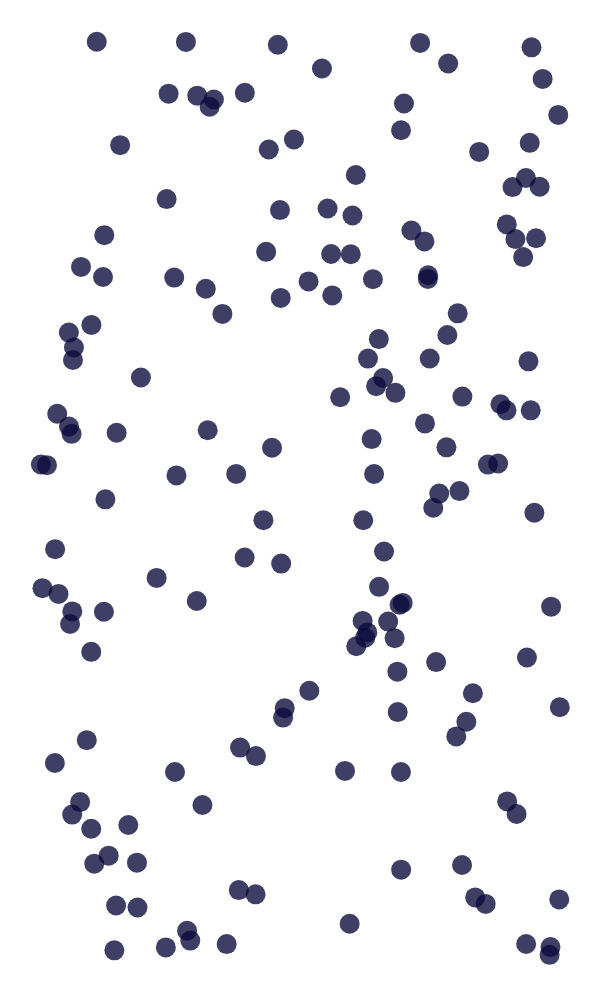
Frame 1 (no input)
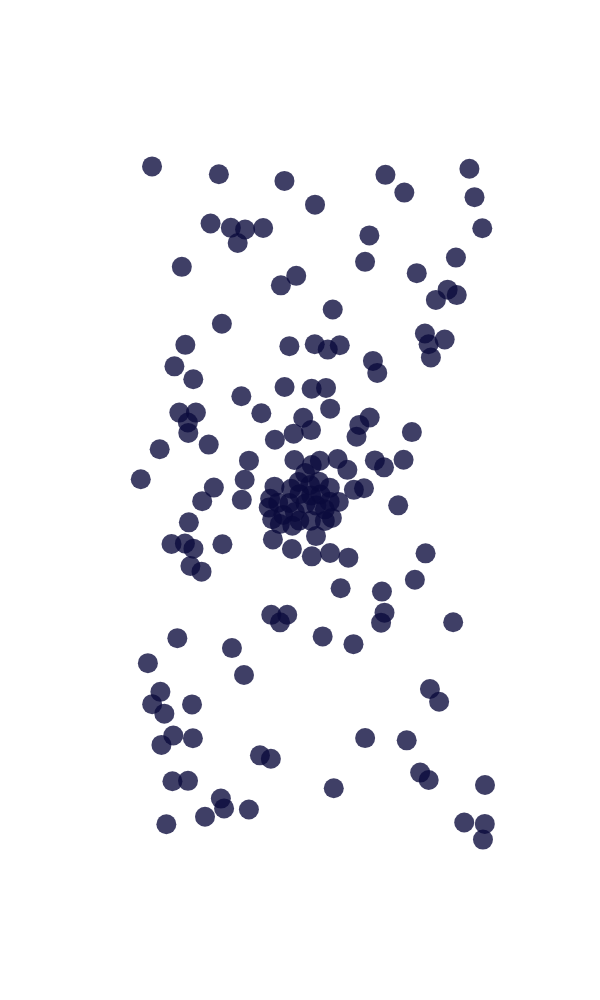
Frame 60 (no input)
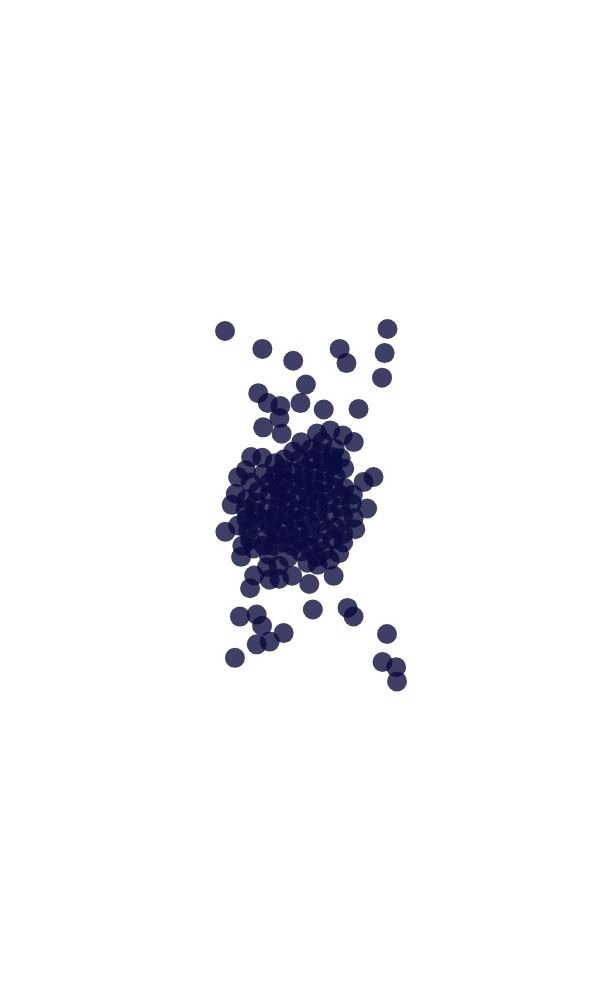
Frame 120 (the mouse pressed at the canvas centre since frame 60)

The p5.js sketch that drew these frames (run headless with seeded random() and noise() and a simulated clock; from frame 60 on, the mouse is pressed at the canvas centre):

// p5.js sketch
// ── sketch.js
// Grösse der Particles
let size = 20;

// Anzahl der Particles
let particles_count = 160;

// Array für eine Mehrzahl von Arrays
let particles = [];

// Definieren der verschiedenen Anziehungspunkte
let attractor1;
let attractor2;
let attractor3;
let attractor4;
let attractor5;
let attractor6;



function setup() {
  createCanvas(600, 1000);

  angleMode(DEGREES);

  // Erstellen des Anziehungspunktes
  attractor1 = createVector(width/2, height/2);
  attractor2 = createVector(width/2, height/3);
  attractor3 = createVector(width/2, height/3*2);
  attractor4 = createVector(width/2, height/4*3);
  attractor5 = createVector(width/2, height/4*2);
  attractor6 = createVector(width/2, height/4);

  // Array für Particles
  for(let i = 0; i < particles_count; i++){
    let p = new Particle(random(40,width-40), random(40,height-40), 0, 0);
    particles.push(p);
  }
}

function draw() {
  background(255);

  // Zeichnet Particles neu, so dass sie sich bewegen
  for(let i = 0; i < particles.length; i++){
    particles[i].update();
    particles[i].display();
  }

  // Doppelte for-Schleife zum überprüfen des jetzigen Partikels mit allen vorherigen --> Um Collisions-Effekt zu erstellen
  for(let k = 0; k < 10; k++){
    for(let i = 0; i < particles.length; i++){
      for(let j = i + 1; j < particles.length; j++){
        particles[i].collision(particles[j]);
      }
    }
  }
}


// Wie ist der Aufbau einer Instantz , Was ist darin enthalten 
class Particle{

  // constructor --> Fixe Funktion einer Klasse (wird automatisch ausgeführt)
  constructor(x, y, vx, vy){
    this.pos = createVector(x, y);
    this.vel = createVector(vx, vy);
    // Radius für Collision
    this.r = (size/2) - 5;
    // Beschleunigung
    this.acc = createVector(0,0.01);
    this.color = color(10,10,60, 200);

    // setzen des attractors, um ihn später zu ändern
    this.attractor = attractor1;

  }

  collision(other){
    // Berechnung der Richtung anhand der Position des Partikels und des Anziehungspunkts
    let direction = p5.Vector.sub(this.pos, other.pos);

    // berechnet die Länge des Vektors 
    let d = direction.mag();

    // kleinste Distanz für Collision
    let minDist = this.r + other.r;
    
    // Wenn übereinander werden sie abgestossen
    if(d < minDist){
      if(d === 0){
        direction = p5.Vector.random2D();
      } else {
        direction.normalize();
      }

      // Grösse der Überlappung
      let overlap = (minDist - d)/2;

      // Richtung in die die Partikel weggestossen werden sollen
      // Berechung Richtung zwischen den beiden Mittelpunkten / Umkehrung
      // Wird halbiert
      direction.setMag(overlap);

      // Gibt beiden Partikeln einen Impuls voneinander weg.
      let repulsion = direction.copy().setMag(0.10);
      this.vel.add(repulsion);
      other.vel.sub(repulsion);

      // Wird weggeschoben
      this.pos.add(direction);

      // Wird in die gegenteilige Richtung weggeschoben
      other.pos.sub(direction);
    }
  }

  // Position der Particles wird geupdates
  update(){

    
    // Berechnung eines neuen Vektors und nicht Veränderung des ursprünglichen
    let dir = p5.Vector.sub(this.attractor,this.pos);

    // Messen der Länge des Vektors
    let d = dir.mag();

    // Anziehung zu Maus nur unter Bedingung
    if(d > 40){

      // Normalize --> Vektorlänge = 1
      dir.normalize();

      // Erneute Verkürzung des Vaktors
      dir.mult(0.1);
      this.acc = dir;

    } else{
      this.acc.set(0,0);
    }
    

    

    // If-Statement zum Umdrehen des Ellipsen am Rand
    if (this.pos.x > width | this.pos.x < 0){
      this.vel.x = this.vel.x * (-1);
    } else if (this.pos.y > height | this.pos.y < 0){
      this.vel.y = this.vel.y * (-1);
    }

    // Beschleunigung wird zu Geschwindigkeit dazugezählt
    this.vel.add(this.acc);

    // Limit der Geschwindigkeit setzten
    this.vel.limit(3);

    // Geschiwindigkeit wird zu Position dazugezählt
    this.pos.add(this.vel);
  }


  // Particles werden gezeichnet
  display(){
    push();
    noStroke();
    fill(this.color);
    translate(this.pos.x, this.pos.y);
    ellipse(0,0,size,size);
    pop();
  }
}

// Wenn Taste gedrückt wird, wird attractor gewechselt
function keyTyped() {

  // Wechsel zu mehreren Anziehungspunkten
  if (key === "1") {
    particles.forEach((particle, index) => {
      if (index < particles.length / 2) {
        particle.attractor = attractor2;
      } else {
        particle.attractor = attractor3;
      }
    });
  } else if(key == "2") {
    for (let particle of particles) {
      particle.attractor = attractor4;
    }
  } else if(key == "3") {
    for (let particle of particles) {
      particle.attractor = attractor1;
    }
  } else if (key === "4") {
    particles.forEach((particle, index) => {
      if (index < particles.length / 3) {
        particle.attractor = attractor4;
      } else if (index < particles.length/5*4){
        particle.attractor = attractor5;
      } else {
        particle.attractor = attractor6;
      }
    });
  }
}
